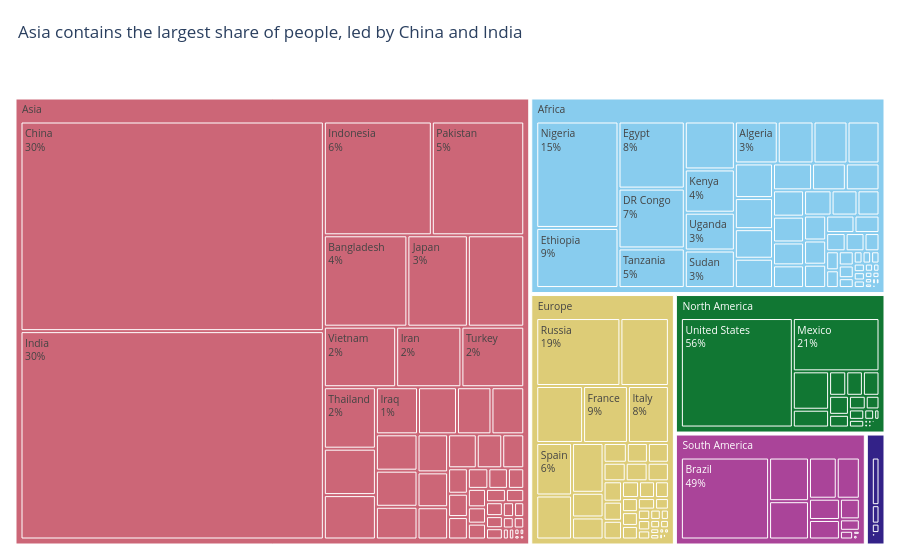

The code cell stored with this chart in its notebook:
### Markdown cell above
**Chart choice & justification:** *Which chart did you choose, and why? Justify design choices.

*YOUR ANSWER HERE*:-I use a treemap because it can show the hierarchy of the world population in one figure: continent first, then countries within each continent. Rectangle area is proportional to 2022 population, making both the continental contribution and the largest countries immediately visible.

### Code cell
# Q6
# YOUR CODE HERE # Q6 — hierarchical distribution of 2022 world population
fig = px.treemap(
    df, path=['Continent', 'Country'],
    values='2022 Population',
    color='Continent',
    title='Asia contains the largest share of people, led by China and India',
    hover_data={'2022 Population': ':,'},
    color_discrete_sequence=px.colors.qualitative.Safe
)
fig.update_traces(
    textinfo='label+percent parent',
    hovertemplate='<b>%{label}</b><br>Population: %{value:,}<br>'
                  'Share of parent: %{percentParent:.1%}<extra></extra>'
)
fig.update_layout(template='plotly_white', title_x=0.02,
                  margin=dict(t=75, l=10, r=10, b=10),
                  uniformtext=dict(minsize=10, mode='hide'))
fig.show()

continent_totals = df.groupby('Continent')['2022 Population'].sum().sort_values(
    ascending=False
)
print('2022 population by continent:')
print(continent_totals.to_string())
print('\nWorld total:', f"{df['2022 Population'].sum():,}")

### Figure 1 — Plotly figure (JSON) as saved in the notebook; plotly's stock layout.template omitted (floating-point values rounded to 4 significant figures; data arrays with more than 128 entries replaced by an {"elided": "..."} marker saying what was removed)
{"data": [{"branchvalues": "total", "customdata": {"elided": "240x2 mixed values"}, "domain": {"x": [0, 1], "y": [0, 1]}, "hovertemplate": "<b>%{label}</b><br>Population: %{value:,}<br>Share of parent: %{percentParent:.1%}<extra></extra>", "ids": {"elided": "240 str values"}, "labels": {"elided": "240 str values"}, "marker": {"colors": {"elided": "240 str values"}}, "name": "", "parents": {"elided": "240 str values"}, "textinfo": "label+percent parent", "type": "treemap", "values": {"elided": "240 float values"}}], "layout": {"legend": {"tracegroupgap": 0}, "margin": {"b": 10, "l": 10, "r": 10, "t": 75}, "title": {"text": "Asia contains the largest share of people, led by China and India", "x": 0.02}, "treemapcolorway": ["rgb(136, 204, 238)", "rgb(204, 102, 119)", "rgb(221, 204, 119)", "rgb(17, 119, 51)", "rgb(51, 34, 136)", "rgb(170, 68, 153)", "rgb(68, 170, 153)", "rgb(153, 153, 51)", "rgb(136, 34, 85)", "rgb(102, 17, 0)", "rgb(136, 136, 136)"], "uniformtext": {"minsize": 10, "mode": "hide"}}}
